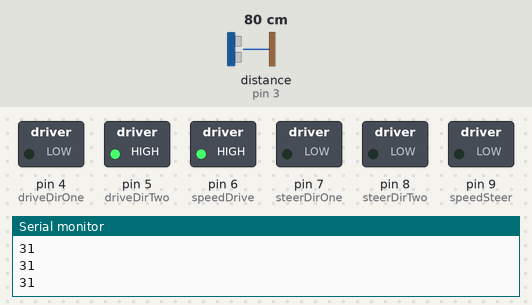
Bench run of a sketch on a simulated Arduino Nano, built with avr-gcc and run on an emulated ATmega328P. On the bench: switched loads named in the sketch (green lamp = pin HIGH), the last lines printed to the serial monitor. Wiring (inferred from the names in the program): ultrasonic range finder: trigger pin 2; echo pin 3. Inputs (shaded band) come from the test bench; at power-on: distance to the obstacle (sensor on pin 3) 80 cm. The echo pulse lasts 58.3 µs per cm; pins used as bus, display or sensor lines are not drawn. At 8.6 s the program stops and its outputs stay as they are.

Above: at 1.2 s.
1.3 s: distance to the obstacle (sensor on pin 3) set to 27 cm
2.8 s: distance to the obstacle (sensor on pin 3) set to 23 cm
At 3.9 s:
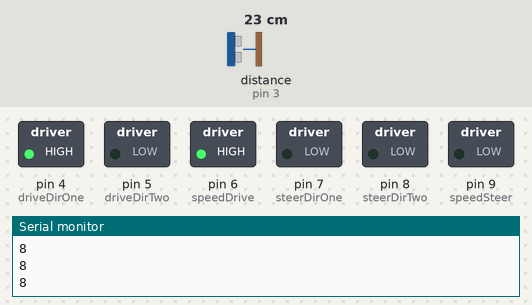
4.9 s: distance to the obstacle (sensor on pin 3) set to 74 cm
6.4 s: distance to the obstacle (sensor on pin 3) set to 83 cm
At 8.1 s:
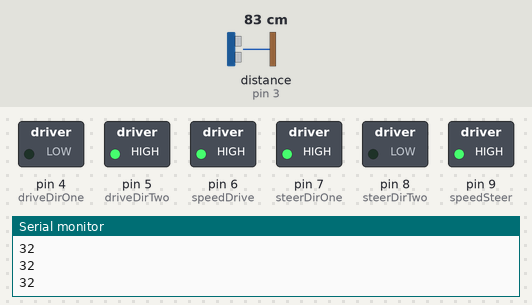
8.5 s: distance to the obstacle (sensor on pin 3) set to 2 cm
At 9.8 s:
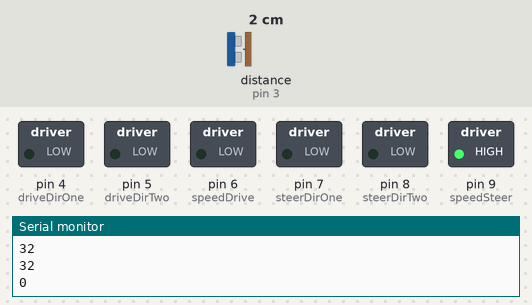
Timing chart, 0 to 10.1 s (numbered marks = the images above; inputs shaded):
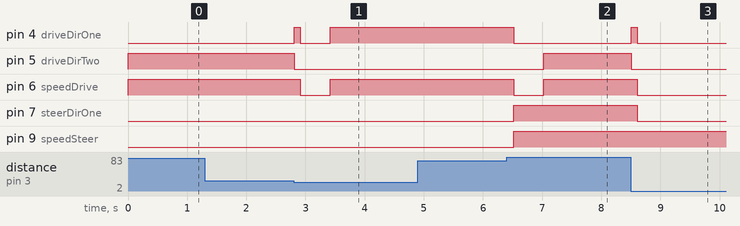

The sketch:

AutonomousCar.ino
```cpp
/**
   Autonomous Car
   Created by Maalv on 5/22/2021 @ 4:15PM
   Uses Arduino Nano and Ultrasonic Sensors to guide RC car Autonomously
*/


int trigPinFront = 2;
int echoPinFront = 3;

int speedDrive = 6; //This pin controls the speed of the drive motor (ENB pin on IC)
int speedSteer = 9; //This pin controls the speed of the steering motor (ENA pin on IC)

int driveDirOne = 4; //This pin controls the H-Bridge to change motor direction on the drive motor (IN3 on IC)
int driveDirTwo = 5; //This pin controls the H-Bridge to change motor direction on the drive motor (IN4 on IC)
int steerDirOne = 7; //This pin controls the H-Bridge to change motor direction on the steering motor (The Yellow wire) (IN1 on IC)
int steerDirTwo = 8; //This pin controls the H-Bridge to change motor direction on the steering motor (The Gray wire) (IN2 on IC)


void setup() {

  pinMode(trigPinFront, OUTPUT);
  pinMode(echoPinFront, INPUT);

  pinMode(speedDrive, OUTPUT);
  pinMode(speedSteer, OUTPUT);
  pinMode(driveDirOne, OUTPUT);
  pinMode(driveDirTwo, OUTPUT);
  pinMode(steerDirOne, OUTPUT);
  pinMode(steerDirTwo, OUTPUT);

  digitalWrite(speedDrive, LOW);
  digitalWrite(speedSteer, LOW);
  digitalWrite(driveDirOne, LOW);
  digitalWrite(driveDirTwo, LOW);
  digitalWrite(steerDirOne, LOW);
  digitalWrite(steerDirTwo, LOW);

  Serial.begin(9600);
  Serial.println("Program Running...\n");


}

void loop() {
  while (getDistance() >= 10) {
    drive(255);
    Serial.println(getDistance());
  }
  brake();
  delay(500);
  while (getDistance() <= 30) {
    reverse(255);
    Serial.println(getDistance());
  }
  brake();
  steerLeft(255);
  delay(500);
  while (getDistance() >= 10) {
    drive(255);
    Serial.println(getDistance());
  }
  brake();
  steerNeutral();
  while(true) { }


  //  drive(355);
  //  delay(2000);
  //  steerRight(255);
  //  delay(1000);
  //  drive(355);
  //  delay(2000);
  //  steerLeft(255);
  //  delay(1000);
  //  drive(355);
  //  delay(2000);
  //  steerNeutral();
  //  delay(1000);
}


long getDistance() {
  long duration, distance;
  digitalWrite(trigPinFront, LOW);
  delayMicroseconds(2);
  digitalWrite(trigPinFront, HIGH);
  delayMicroseconds(10);
  digitalWrite(trigPinFront, LOW);
  duration = pulseIn(echoPinFront, HIGH); //Reads length of HIGH signal recieved by echoPinFront in microseconds
  distance = ((duration * 0.034) / 2) / 2.54; //Dividing by final 2.54 to convert from cm -> in
  Serial.println(distance);
  return distance;
}

void drive(int speed) {
  analogWrite(speedDrive, speed);
  digitalWrite(driveDirOne, LOW);
  digitalWrite(driveDirTwo, HIGH);
}

void reverse(int speed) {
  analogWrite(speedDrive, speed);
  digitalWrite(driveDirOne, HIGH);
  digitalWrite(driveDirTwo, LOW);
}

void brake() {
  digitalWrite(driveDirOne, HIGH);
  digitalWrite(driveDirTwo, LOW);
  delay(100);
  analogWrite(speedDrive, 0);
  digitalWrite(driveDirOne, LOW);
  digitalWrite(driveDirTwo, LOW);
}

void coast() { //Cut power to wheels and let car coast to a stop
  digitalWrite(driveDirOne, LOW);
  digitalWrite(driveDirTwo, LOW);
}

void steerRight(int speed) {
  analogWrite(speedSteer, speed);
  digitalWrite(steerDirOne, LOW);
  digitalWrite(steerDirTwo, HIGH);
}

void steerLeft(int speed) {
  analogWrite(speedSteer, speed);
  digitalWrite(steerDirOne, HIGH);
  digitalWrite(steerDirTwo, LOW);
}

void steerNeutral() {
  digitalWrite(steerDirOne, LOW);
  digitalWrite(steerDirTwo, LOW);
}
```

Measured:
- the behaviour switches between 26 and 25 cm on distance to the obstacle (sensor on pin 3) (found by bisection; images 0 and 1)
- the behaviour switches between 79 and 80 cm on distance to the obstacle (sensor on pin 3) (found by bisection; images 1 and 2)
- after the input at 2.8 s, pin 4 (driveDirOne): LOW → HIGH at once, → LOW 0.10 s later, → HIGH 0.50 s later; pin 5 (driveDirTwo): HIGH → LOW at once; pin 6 (speedDrive): HIGH → LOW after 0.11 s, → HIGH 0.50 s later
- after the input at 6.4 s, pin 4 (driveDirOne): HIGH → LOW after 0.12 s; pin 5 (driveDirTwo): LOW → HIGH after 0.62 s; pin 6 (speedDrive): HIGH → LOW after 0.12 s, → HIGH 0.51 s later; pin 7 (steerDirOne), pin 9 (speedSteer): LOW → HIGH after 0.12 s
- after the input at 8.5 s, pin 4 (driveDirOne): LOW → HIGH at once, → LOW 0.10 s later; pin 5 (driveDirTwo): HIGH → LOW at once; pin 6 (speedDrive), pin 7 (steerDirOne): HIGH → LOW after 0.11 s
